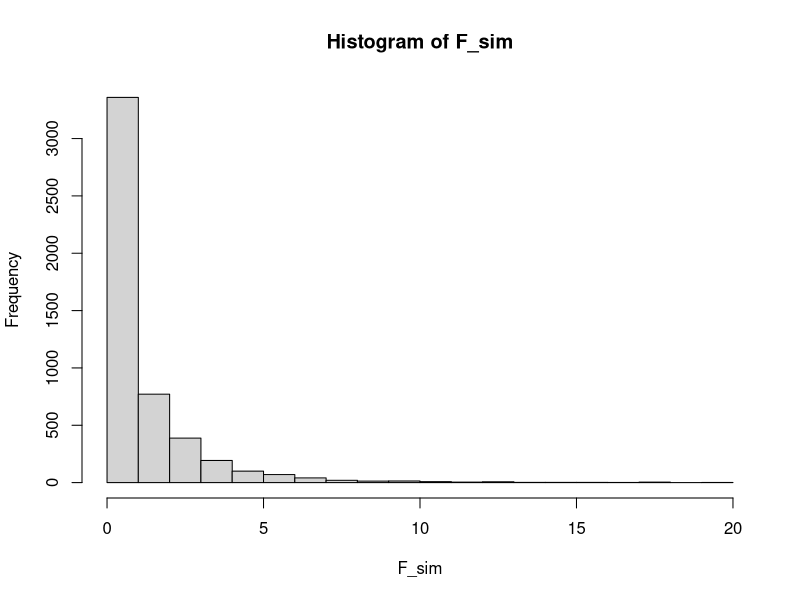
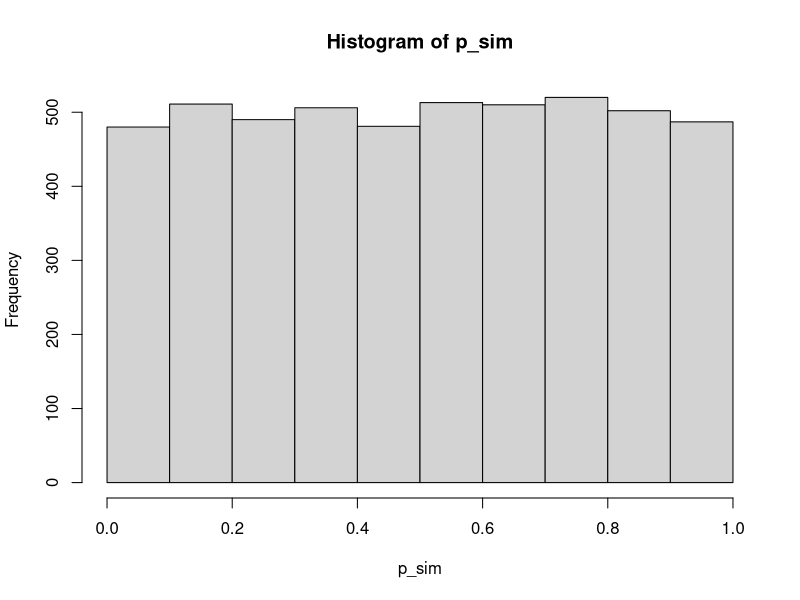
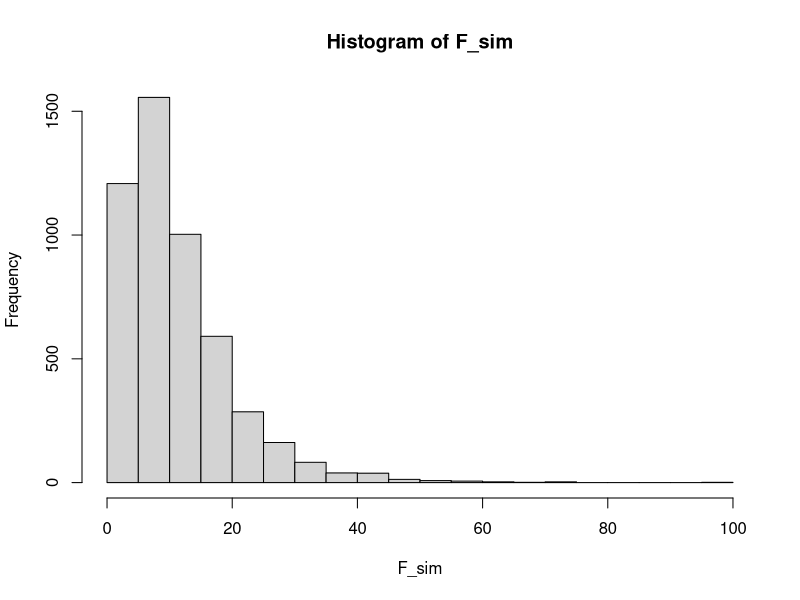
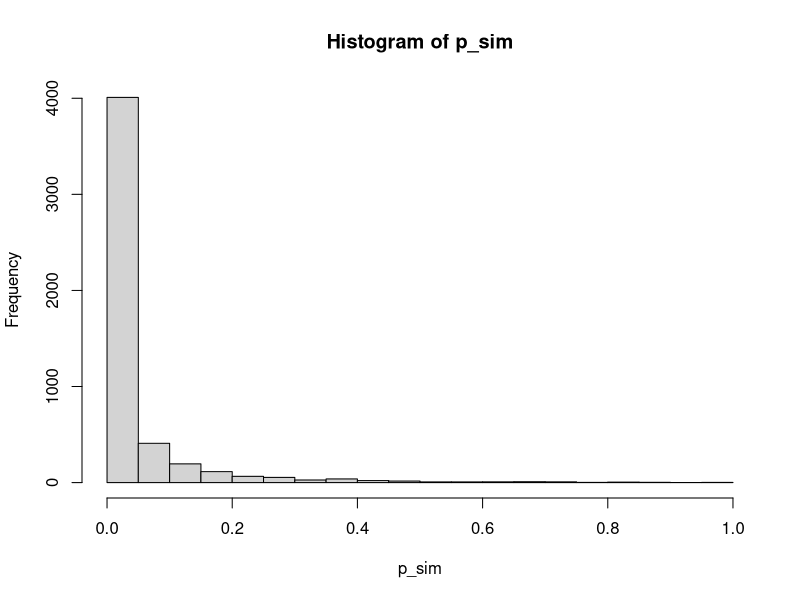

The R script that drew these images, in order:
## ---- chunk 1
x1 <- rnorm(n=20, mean=110, sd=15)
x2 <- rnorm(n=20, mean=100, sd=15)
## ---- chunk 2
E1 <- sum((x1-mean(x1))**2)
E2 <- sum((x2-mean(x2))**2)
Ef <- E1 + E2
df_f <- length(x1)+length(x2) - 2
## ---- chunk 3
x_all <- c(x1,x2)
Er <- sum((x_all-mean(x_all))**2)
df_r <- length(x_all) - 1
## ---- chunk 4
F_obs <- ((Er-Ef)/(df_r-df_f)) / (Ef/df_f)
df1 <- df_r - df_f
df2 <- df_f
p_obs <- pf(F_obs, df1, df2, lower.tail=FALSE)
## ---- chunk 5
gosim <- function(drugeffect, sampsize) {
  x1 <- rnorm(n=sampsize, mean=100, sd=15)
  x2 <- rnorm(n=sampsize, mean=100+drugeffect, sd=15)
  E1 <- sum((x1-mean(x1))**2)
  E2 <- sum((x2-mean(x2))**2)
  Ef <- E1 + E2
  df_f <- length(x1)+length(x2) - 2
  x_all <- c(x1,x2)
  Er <- sum((x_all-mean(x_all))**2)
  df_r <- length(x_all) - 1
  F_obs <- ((Er-Ef)/(df_r-df_f)) / (Ef/df_f)
  df1 <- df_r - df_f
  df2 <- df_f
  p_obs <- pf(F_obs, df1, df2, lower.tail=FALSE)
  return(list(F=F_obs, p=p_obs))
}
## ---- chunk 6
results <- gosim(0,20)
(results)
## ---- chunk 7
n <- 5000
F_sim <- vector(mode="numeric", length=n)
p_sim <- vector(mode="numeric", length=n)
for (i in 1:n) {
  results <- gosim(drugeffect=0, sampsize=10)
  F_sim[i] <- results$F
  p_sim[i] <- results$p
}
## ---- chunk 8
hist(F_sim)
## ---- chunk 9
hist(p_sim)
## ---- chunk 10
typeIerrors <- length(which(p_sim<0.05))
## ---- chunk 11
n <- 5000
F_sim <- vector(mode="numeric", length=n)
p_sim <- vector(mode="numeric", length=n)
for (i in 1:n) {
  results <- gosim(drugeffect=20, sampsize=10)
  F_sim[i] <- results$F
  p_sim[i] <- results$p
}
## ---- chunk 12
hist(F_sim)
## ---- chunk 13
hist(p_sim)
## ---- chunk 14
typeIIerrors <- length(which(p_sim>=0.05))
